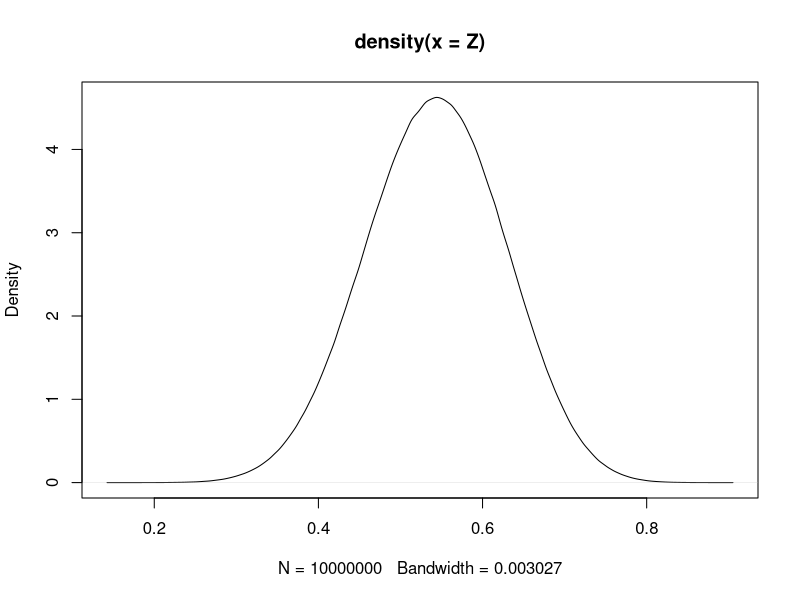

Source code (R):

minimise_this_beta <- function(X) {
  mean = mean
  
  a = mean * X
  b = (1-mean) * X
  
  Z= rbeta(10000000, a, b)
  #LB_estimate <- as.numeric(quantile(Z)[1])
  #UB_estimate <- as.numeric(quantile(Z)[5])
  
  LB_estimate <- as.numeric(quantile(Z,.025))
  UB_estimate <- as.numeric(quantile(Z,.975))
  
  (LB - LB_estimate)^2 + (UB - UB_estimate)^2 #squared residuals
  
  #(dbeta(LB,a,b))^2+(1-dbeta(UB,a,b))^2
}

#outpatient care, NB: this is with 95% confidence interval
mean = 0.857; UB = 90.5; LB = 79.8; a=84.11; b=14.04 #84 and 14 are good enough

mean=0.652; UB = 0.714; LB = 0.475 # access to inpatient care
#a = 55.51489; b = 29.89263

#GBD with 95%
mean = 0.133; UB = 0.19; LB = 0.088 #a=13.29; b=86.62
mean = 0.051; UB = 0.074; LB = 0.032
mean = 0.542; UB = 0.702; LB = 0.374


X_estimate = optimize(minimise_this_beta, interval=c(0,100))
X = X_estimate$minimum

a = mean * X
b = (1-mean) * X
a;b

#a=13.29; b=86.62


Z= rbeta(10000000, a,b)
plot(density(Z))
mean(Z)
quantile(Z); quantile(Z,c(.025,.975))



